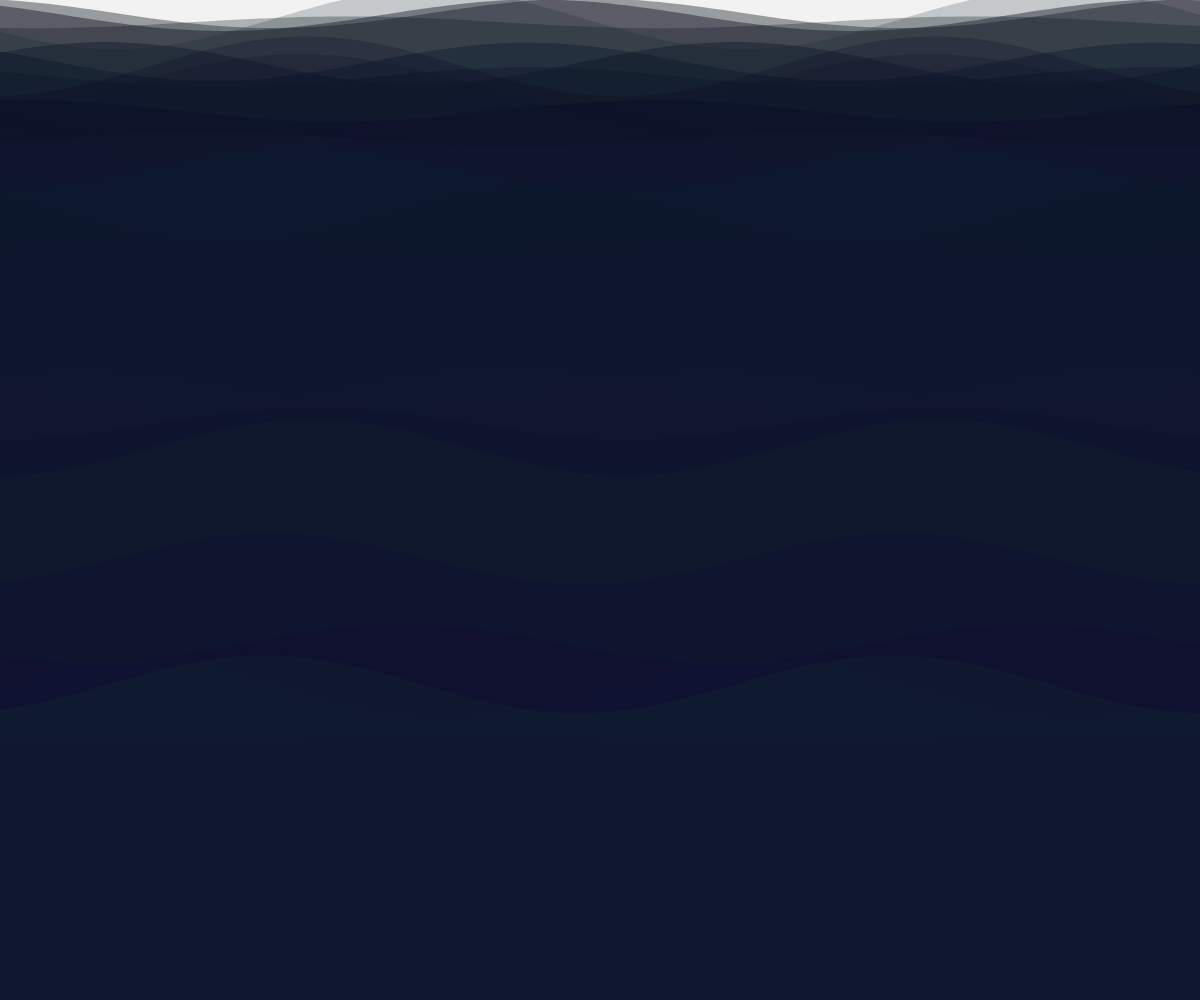
Frame 1 (no input)
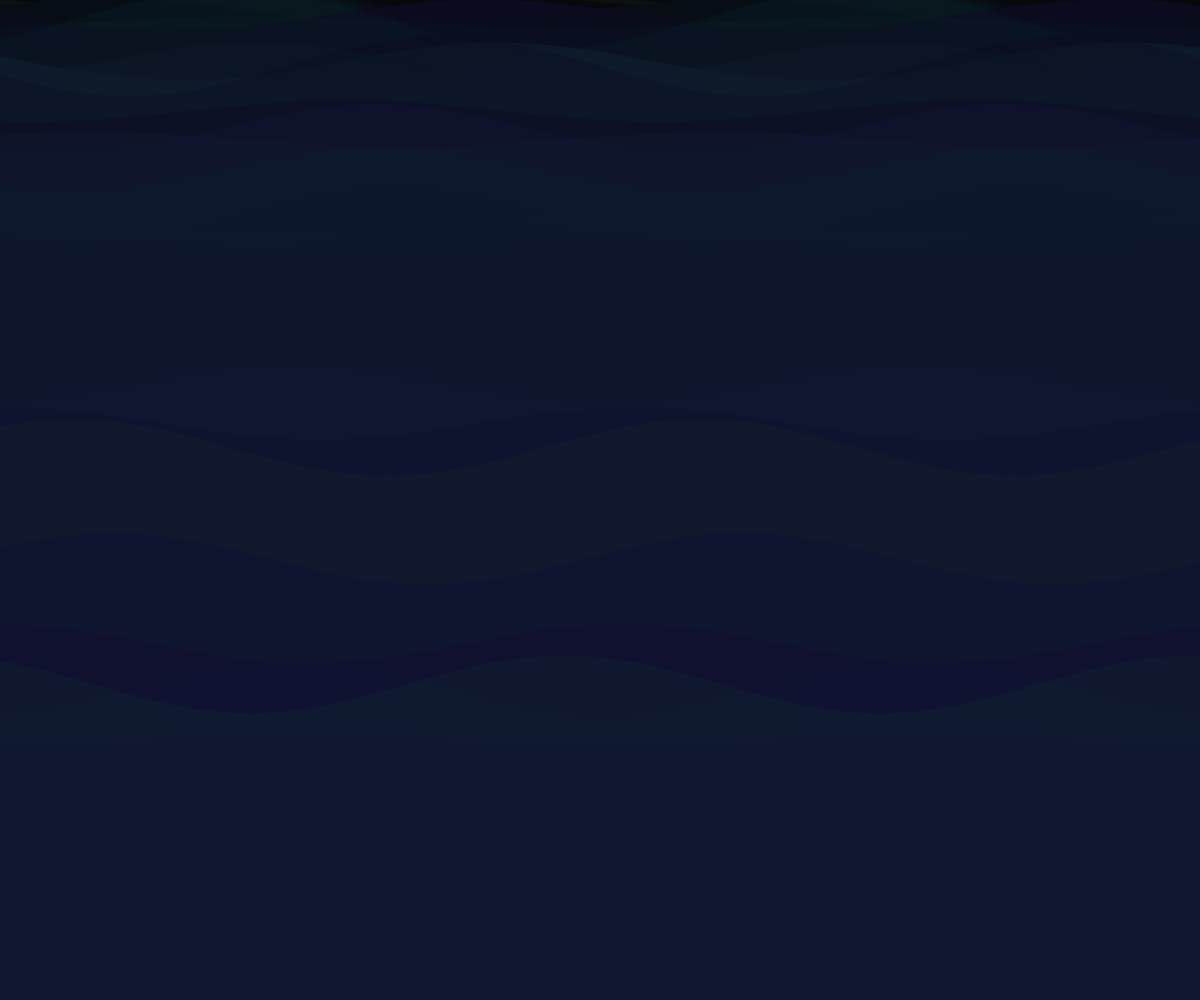
Frame 60 (no input)
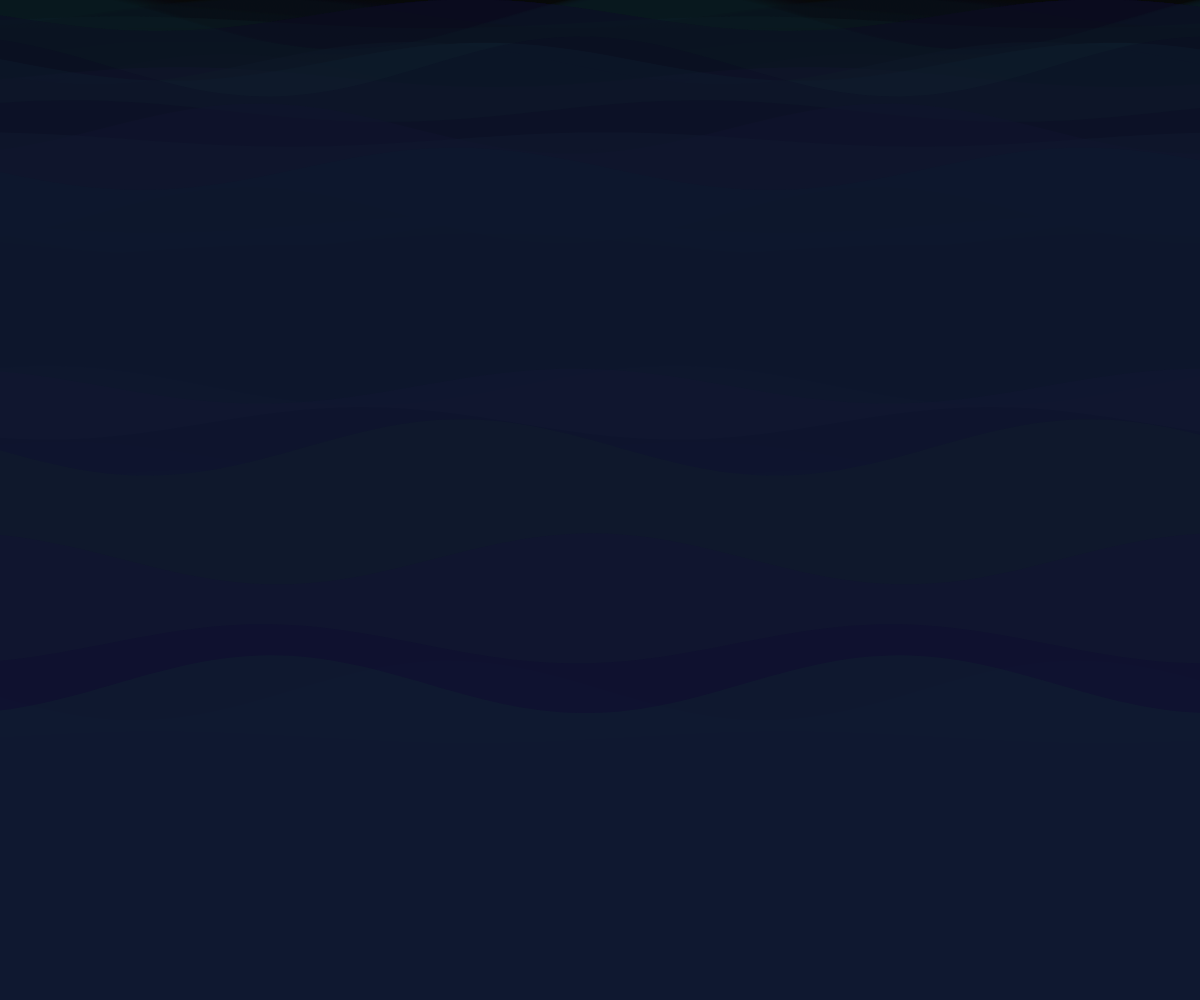
Frame 120 (the mouse pressed at the canvas centre since frame 60)

The p5.js sketch that drew these frames (run headless with seeded random() and noise() and a simulated clock; from frame 60 on, the mouse is pressed at the canvas centre):

// p5.js sketch
// ── sketch.js
let strata = [];
let time = 0;

function setup() {
  createCanvas(windowWidth, windowHeight);
  colorMode(HSB, 360, 100, 100, 1);
  noStroke();
  
  // Create deep-sea sediment layers with abrupt color shifts
  for (let i = 0; i < 80; i++) {
    strata.push({
      y: random(height),
      height: random(20, 60),
      hue: random(200, 260), // Deep blue to deep purple
      saturation: random(60, 80),
      brightness: random(10, 30),
      alpha: random(0.2, 0.5),
      speed: random(0.0005, 0.002),
      flow: random(-0.001, 0.001),
      // Add banding and asymmetry
      bandWidth: random(5, 30),
      transitionOffset: random(TWO_PI)
    });
  }
}

function draw() {
  background(0, 0, 0, 0.05); // Semi-transparent background for trail effect

  time += 0.01;

  // Draw sediment strata
  for (let i = 0; i < strata.length; i++) {
    let s = strata[i];
    
    // Create abrupt color shifts using step function on time
    const transitionStep = floor(time * 0.2) % 4;
    let currentHue = s.hue + (transitionStep * 90);
    
    // Apply flow movement to each stratum
    let offset = sin(time * s.speed * 100 + s.transitionOffset) * 50;
    
    push();
    translate(0, s.y);
    
    fill(currentHue % 360, s.saturation, s.brightness, s.alpha);
    
    // Draw a banding pattern that flows and shifts
    beginShape();
    for (let x = -width; x < width * 2; x += 10) {
      let y = sin(x * 0.01 + time * s.flow * 500 + offset) * s.bandWidth;
      vertex(x, y);
    }
    vertex(width * 2, height);
    vertex(-width, height);
    endShape(CLOSE);

    pop();
  }
}

function windowResized() {
  resizeCanvas(windowWidth, windowHeight);
}
